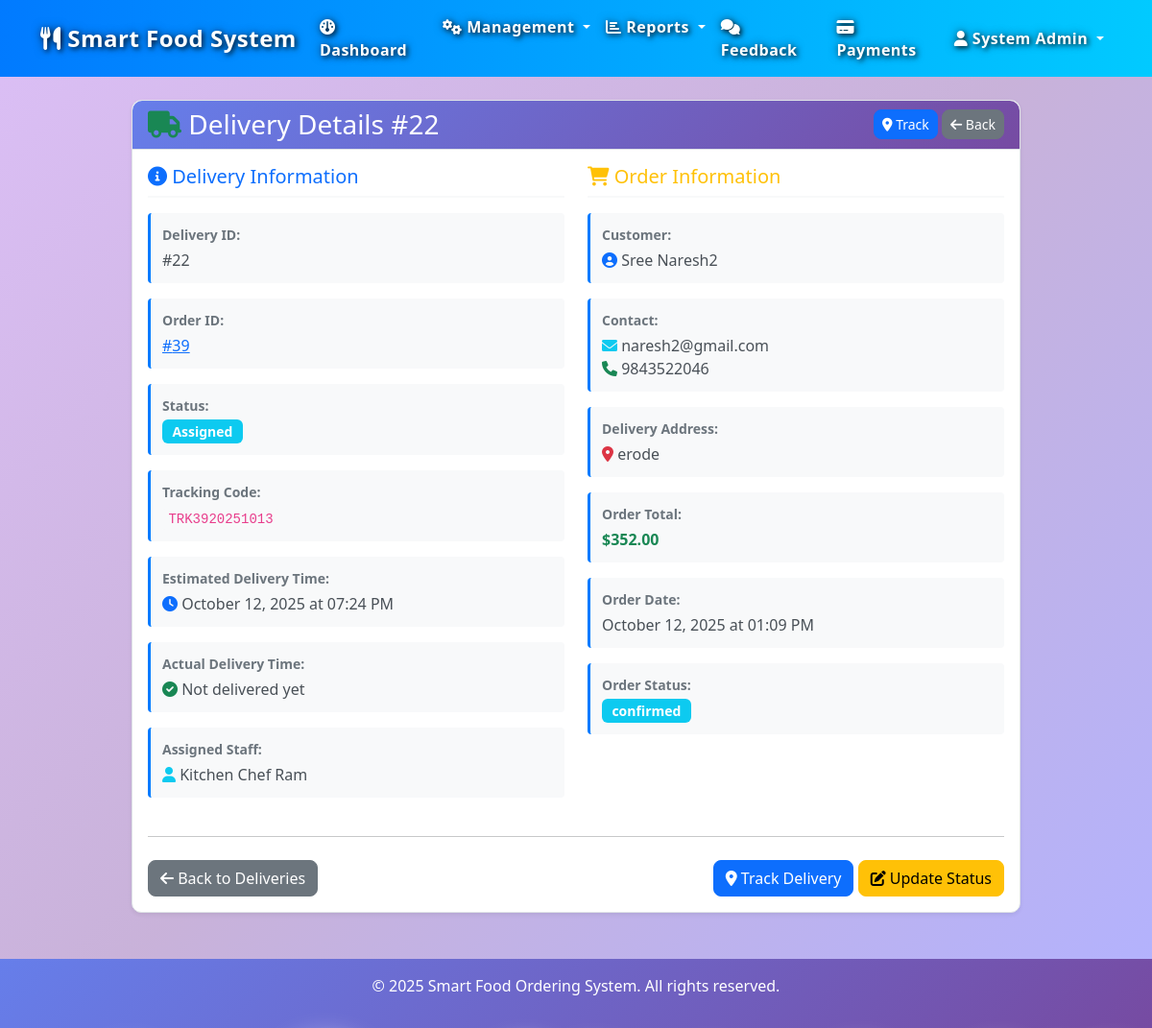
Screenshot of /delivery/view/22 (signed in) with the database file from the repository.
### models.py (models this page shows, shortened)
class Delivery(db.Model):
    __tablename__ = 'delivery'
    delivery_id = db.Column(db.Integer, primary_key=True, autoincrement=True)
    order_id = db.Column(db.Integer, db.ForeignKey('order.order_id'), nullable=False)
    staff_id = db.Column(db.Integer, db.ForeignKey('kitchenstaff.staff_id'), nullable=True)
    estimated_time = db.Column(db.DateTime, nullable=True)
    actual_time = db.Column(db.DateTime, nullable=True)
    delivery_status = db.Column(db.String(20), default='Assigned', nullable=False)  # Assigned, In Transit, Delivered, Failed
    tracking_code = db.Column(db.String(50), nullable=True)

class Order(db.Model):
    __tablename__ = 'order'
    order_id = db.Column(db.Integer, primary_key=True, autoincrement=True)
    user_id = db.Column(db.Integer, db.ForeignKey('user.user_id'), nullable=False)
    order_date = db.Column(db.DateTime, default=datetime.now, nullable=False)
    total_amount = db.Column(db.Numeric(10, 2), nullable=False)
    status = db.Column(db.String(20), default='Pending', nullable=False)  # Pending, Confirmed, Preparing, Ready, Delivered, Cancelled
    delivery_address = db.Column(db.Text, nullable=True)
    order_time = db.Column(db.Time, nullable=True)
    estimated_time = db.Column(db.DateTime, nullable=True)
    order_details = db.relationship('OrderDetails', backref='order', lazy=True, cascade='all, delete-orphan')
    payment = db.relationship('Payment', backref='order', uselist=False, cascade='all, delete-orphan')
    feedback = db.relationship('Feedback', backref='order', lazy=True, cascade='all, delete-orphan')
    delivery = db.relationship('Delivery', backref='order', uselist=False, cascade='all, delete-orphan')

class KitchenStaff(db.Model):
    __tablename__ = 'kitchenstaff'
    staff_id = db.Column(db.Integer, primary_key=True, autoincrement=True)
    staff_name = db.Column(db.String(100), nullable=False)
    role = db.Column(db.String(50), nullable=False)  # Chef, Assistant, Manager
    phone = db.Column(db.String(20), nullable=False)
    shift_time = db.Column(db.String(50), nullable=False)  # Morning, Evening, Night
    department = db.Column(db.String(50), nullable=False)  # Kitchen, Preparation, Cleaning
    status = db.Column(db.String(20), default='Active', nullable=False)  # Active, Inactive, On Leave
    deliveries = db.relationship('Delivery', backref='staff', lazy=True)

class User(db.Model):
    __tablename__ = 'user'
    user_id = db.Column(db.Integer, primary_key=True, autoincrement=True)
    name = db.Column(db.String(100), nullable=False)
    email = db.Column(db.String(120), unique=True, nullable=False)
    phone = db.Column(db.String(20), nullable=False)
    role = db.Column(db.String(20), nullable=False)  # Admin, Supervisor, Employee, Customer
    password = db.Column(db.String(255), nullable=False)
    address = db.Column(db.Text, nullable=True)
    created_date = db.Column(db.DateTime, default=datetime.now)
    two_factor_enabled = db.Column(db.Boolean, default=False)
    otp_code = db.Column(db.String(6), nullable=True)
    otp_expiry = db.Column(db.DateTime, nullable=True)
    backup_codes = db.Column(db.Text, nullable=True)  # Comma-separated encrypted codes
    failed_login_attempts = db.Column(db.Integer, default=0)
    account_locked_until = db.Column(db.DateTime, nullable=True)
    last_login = db.Column(db.DateTime, nullable=True)
    orders = db.relationship('Order', backref='customer', lazy=True, cascade='all, delete-orphan')
    feedback = db.relationship('Feedback', backref='user', lazy=True, cascade='all, delete-orphan')
    recommendations = db.relationship('Recommendation', backref='user', lazy=True, cascade='all, delete-orphan')
    login_history = db.relationship('LoginHistory', backref='user', lazy=True, cascade='all, delete-orphan')
    trusted_devices = db.relationship('TrustedDevice', backref='user', lazy=True, cascade='all, delete-orphan')

### routes/delivery.py (the view)
@delivery_bp.route('/view/<int:delivery_id>')
@login_required
def view_delivery(delivery_id):
    delivery = Delivery.query.get_or_404(delivery_id)
    order = delivery.order
    user_role = session.get('user_role')
    user_id = session.get('user_id')
    if user_role == 'Customer' and order.user_id != user_id:
        flash('Access denied.', 'danger')
        return redirect(url_for('delivery.track'))
    return render_template('delivery/view.html', delivery=delivery, order=order)

### app.py (called while the page is built)
@app.after_request
def add_header(response):
    response.headers['Cache-Control'] = 'no-store, no-cache, must-revalidate, post-check=0, pre-check=0, max-age=0'
    response.headers['Pragma'] = 'no-cache'
    response.headers['Expires'] = '-1'
    return response

### routes/delivery.py (called while the page is built)
def login_required(f):
    @wraps(f)
    def decorated_function(*args, **kwargs):
        if 'user_id' not in session:
            return redirect(url_for('auth.login'))
        return f(*args, **kwargs)
    return decorated_function

### templates/delivery/view.html (shortened to what this page needs)
{% extends "base.html" %}
{% block content %}
<div class="container mt-4">
    <div class="row">
        <div class="col-md-10 offset-md-1">
            <div class="card">
                <div class="card-header">
                    <div class="d-flex justify-content-between align-items-center">
                        <h3 class="card-title mb-0">
                            <i class="fas fa-truck text-success"></i>
                            Delivery Details #{{ delivery.delivery_id }}
                        </h3>
                        <div>
                            <a href="{{ url_for('delivery.track_delivery', order_id=order.order_id) }}" class="btn btn-primary btn-sm">
                                <i class="fas fa-map-marker-alt"></i> Track
                            </a>
                            <a href="{{ url_for('delivery.list_deliveries') }}" class="btn btn-secondary btn-sm">
                                <i class="fas fa-arrow-left"></i> Back
                            </a>
                        </div>
                    </div>
                </div>
                <div class="card-body">
                    <div class="row">
                        <div class="col-md-6">
                            <h5 class="text-primary mb-3">
                                <i class="fas fa-info-circle"></i>
                                Delivery Information
                            </h5>
                            <div class="info-group mb-3">
                                <label class="text-muted">Delivery ID:</label>
                                <div class="info-value">#{{ delivery.delivery_id }}</div>
                            </div>
                            <div class="info-group mb-3">
                                <label class="text-muted">Order ID:</label>
                                <div class="info-value">
                                    <a href="#order-details">#{{ order.order_id }}</a>
                                </div>
                            </div>
                            <div class="info-group mb-3">
                                <label class="text-muted">Status:</label>
                                <div class="info-value">
                                    <span class="badge
                                        {% if delivery.delivery_status == 'Delivered' %}bg-success
                                        {% elif delivery.delivery_status == 'In Transit' %}bg-warning
                                        {% elif delivery.delivery_status == 'Assigned' %}bg-info
                                        {% elif delivery.delivery_status == 'Failed' %}bg-danger
                                        {% else %}bg-secondary{% endif %}">
                                        {{ delivery.delivery_status }}
                                    </span>
                                </div>
                            </div>
                            <div class="info-group mb-3">
                                <label class="text-muted">Tracking Code:</label>
                                <div class="info-value">
                                    {% if delivery.tracking_code %}
                                        <code>{{ delivery.tracking_code }}</code>
                                    {% else %}
                                        <span class="text-muted">Not generated</span>
                                    {% endif %}
                                </div>
                            </div>
                            <div class="info-group mb-3">
                                <label class="text-muted">Estimated Delivery Time:</label>
                                <div class="info-value">
                                    <i class="fas fa-clock text-primary"></i>
                                    {{ delivery.estimated_time.strftime('%B %d, %Y at %I:%M %p') if delivery.estimated_time else 'Not set' }}
                                </div>
                            </div>
                            <div class="info-group mb-3">
                                <label class="text-muted">Actual Delivery Time:</label>
                                <div class="info-value">
                                    <i class="fas fa-check-circle text-success"></i>
                                    {{ delivery.actual_time.strftime('%B %d, %Y at %I:%M %p') if delivery.actual_time else 'Not delivered yet' }}
                                </div>
                            </div>
                            <div class="info-group mb-3">
                                <label class="text-muted">Assigned Staff:</label>
                                <div class="info-value">
                                    {% if delivery.staff %}
                                        <i class="fas fa-user text-info"></i>
                                        {{ delivery.staff.staff_name }}
                                    {% else %}
                                        <span class="text-warning">Not assigned</span>
                                    {% endif %}
                                </div>
                            </div>
                        </div>
                        <div class="col-md-6" id="order-details">
                            <h5 class="text-warning mb-3">
                                <i class="fas fa-shopping-cart"></i>
                                Order Information
                            </h5>
                            <div class="info-group mb-3">
                                <label class="text-muted">Customer:</label>
                                <div class="info-value">
                                    <i class="fas fa-user-circle text-primary"></i>
                                    {{ order.customer.name if order.customer else 'Unknown' }}
                                </div>
                            </div>
                            <div class="info-group mb-3">
                                <label class="text-muted">Contact:</label>
                                <div class="info-value">
                                    <i class="fas fa-envelope text-info"></i>
                                    {{ order.customer.email if order.customer else 'N/A' }}
                                    <br>
                                    <i class="fas fa-phone text-success"></i>
                                    {{ order.customer.phone if order.customer else 'N/A' }}
                                </div>
                            </div>
                            <div class="info-group mb-3">
                                <label class="text-muted">Delivery Address:</label>
                                <div class="info-value">
                                    <i class="fas fa-map-marker-alt text-danger"></i>
                                    {{ order.delivery_address if order.delivery_address else 'Not specified' }}
                                </div>
                            </div>
                            <div class="info-group mb-3">
                                <label class="text-muted">Order Total:</label>
                                <div class="info-value">
                                    <strong class="text-success">${{ "%.2f"|format(order.total_amount) }}</strong>
                                </div>
                            </div>
                            <div class="info-group mb-3">
                                <label class="text-muted">Order Date:</label>
                                <div class="info-value">
                                    {{ order.order_date.strftime('%B %d, %Y at %I:%M %p') if order.order_date else 'N/A' }}
                                </div>
                            </div>
                            <div class="info-group mb-3">
                                <label class="text-muted">Order Status:</label>
                                <div class="info-value">
                                    <span class="badge bg-info">{{ order.status }}</span>
                                </div>
                            </div>
                        </div>
                    </div>
                    <hr class="my-4">
                    <div class="d-flex justify-content-between">
                        <a href="{{ url_for('delivery.list_deliveries') }}" class="btn btn-secondary">
                            <i class="fas fa-arrow-left"></i>
                            Back to Deliveries
                        </a>
                        <div>
                            <a href="{{ url_for('delivery.track_delivery', order_id=order.order_id) }}" class="btn btn-primary">
                                <i class="fas fa-map-marker-alt"></i>
                                Track Delivery
                            </a>
                            {% if delivery.delivery_status not in ['Delivered', 'Failed'] %}
                            <button type="button" class="btn btn-warning" data-bs-toggle="modal" data-bs-target="#updateStatusModal">
                                <i class="fas fa-edit"></i>
                                Update Status
                            </button>
                            {% endif %}
                        </div>
                    </div>
                </div>
            </div>
        </div>
    </div>
</div>
{% endblock %}

### static/css/style.css (style rules this page uses)
body { font-family: 'Segoe UI', Tahoma, Geneva, Verdana, sans-serif; background-color: #f8f9fa; }
.card { border: none; border-radius: 10px; box-shadow: 0 0 20px rgba(0, 0, 0, 0.1); transition: transform 0.3s ease; }
.card-header { background: linear-gradient(135deg, #667eea 0%, #764ba2 100%); color: white; border-radius: 10px 10px 0 0 !important; font-weight: 600; }
.btn { border-radius: 8px; font-weight: 500; transition: all 0.3s ease; }
.badge { font-size: 0.75rem; padding: 0.5em 0.75em; border-radius: 6px; }

### templates/base.html (style rules this page uses)
body { background: linear-gradient(135deg, rgba(138, 43, 226, 0.3) 0%, rgba(75, 0, 130, 0.3) 12.5%, rgba(0, 0, 255, 0.3) 25%, rgba(0, 191, 255, 0.3) 37.5%, rgba(0, 255, 127, 0.3) 50%, rgba(64, 224, 208, 0.3) 62.5%, rgba(255, 255, 0, 0.3) 75%, rgba(255, 192, 203, 0.3) 87.5%, rgba(138, 43, 226, 0.3) 100%) !important; background-size: 400% 400% !important; animation: gradientFlow 25s ease infinite !important; min-height: 100vh !important; position: relative; overflow-x: hidden; }
main.container-fluid, .container { position: relative; z-index: 1; }
.card { backdrop-filter: blur(10px); }

### templates/delivery/view.html (style rules this page uses)
.card { box-shadow: 0 0.125rem 0.25rem rgba(0, 0, 0, 0.075); border: 1px solid #dee2e6; }
.card-header { background-color: #f8f9fa; border-bottom: 1px solid #dee2e6; }
.info-group { padding: 0.75rem; background-color: #f8f9fa; border-radius: 0.25rem; border-left: 3px solid #007bff; }
.info-group label { font-weight: 600; font-size: 0.875rem; margin-bottom: 0.25rem; display: block; }
.info-value { font-size: 1rem; color: #495057; }
h5 { margin-bottom: 1rem; padding-bottom: 0.5rem; border-bottom: 2px solid #f8f9fa; }
hr { border-color: #dee2e6; }
.badge { font-size: 0.875rem; padding: 0.35rem 0.65rem; }
code { background-color: #f8f9fa; padding: 0.2rem 0.4rem; border-radius: 0.2rem; color: #e83e8c; }

### rows the page displays
Delivery: delivery_id "22", delivery_status "Assigned", tracking_code "TRK3920251013", estimated_time "October 12, 2025 at 07:24 PM", actual_time "Not delivered yet"
Order: order_id "39", delivery_address "erode", total_amount "352.00", order_date "October 12, 2025 at 01:09 PM", status "confirmed"
KitchenStaff: staff.staff_name "Kitchen Chef Ram"
User: customer "Sree Naresh2", customer "naresh2@gmail.com", customer "9843522046"

### other values shown
{{ session.user_name }} "System Admin"
